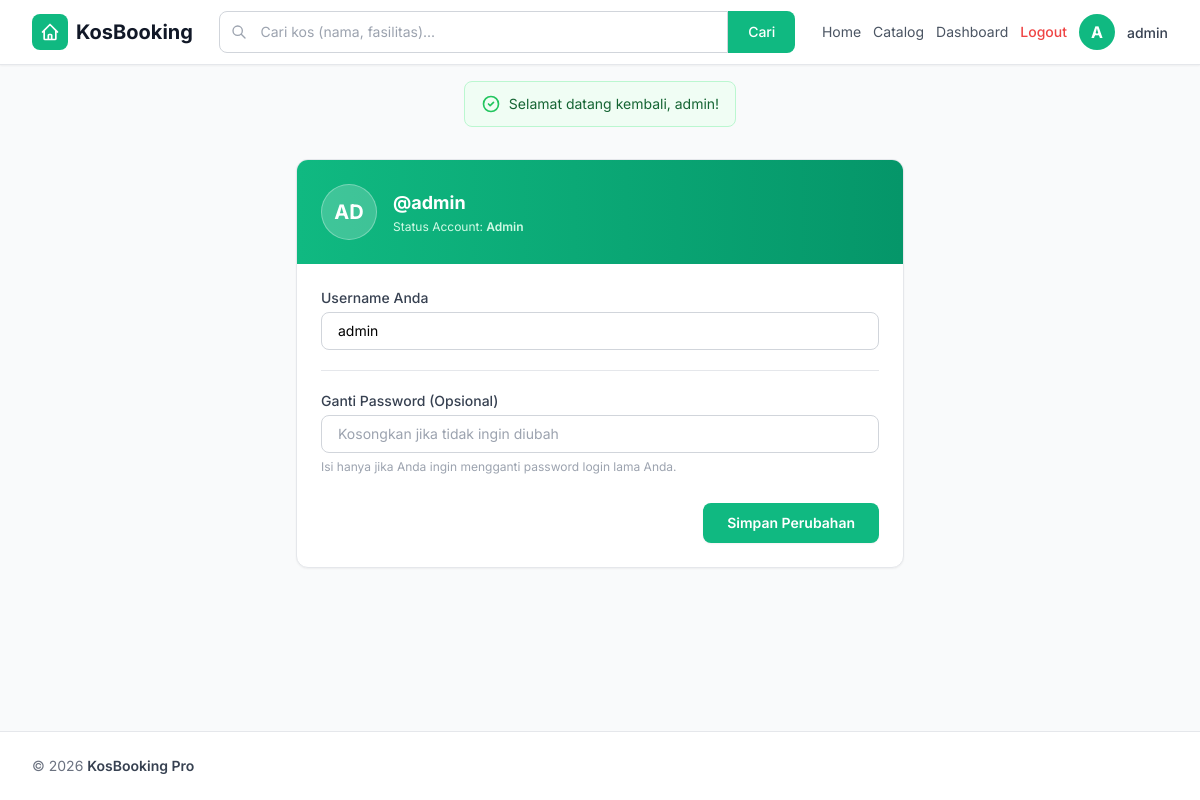
/?page=profile (signed in), run on the app's committed database.
### tables this page shows
CREATE TABLE `users` (
  `id` int NOT NULL,
  `username` varchar(50) NOT NULL,
  `password_hash` varchar(255) NOT NULL,
  `role` enum('admin','user') NOT NULL DEFAULT 'user',
  `created_at` timestamp NOT NULL DEFAULT CURRENT_TIMESTAMP
);

### includes/helpers.php (called while the page is built, shortened)
<?php
function e(?string $value): string
{
    return htmlspecialchars($value ?? '', ENT_QUOTES | ENT_SUBSTITUTE, 'UTF-8');
}

### views/profile.php (the view, shortened to what this page needs)
<?php
$userId = (int) ($_SESSION['user_id'] ?? 0);
$stmt = $pdo->prepare('SELECT id, username, role, created_at FROM users WHERE id = ?');
$stmt->execute([$userId]);
$user = $stmt->fetch();
?>
<div class="max-w-2xl mx-auto px-4 sm:px-6 lg:px-8 py-8">
    <div class="bg-white rounded-xl shadow-sm border border-gray-200 overflow-hidden">
        <div class="bg-gradient-to-r from-brand to-emerald-600 px-6 py-6 text-white flex items-center gap-4">
            <div class="w-14 h-14 bg-white/20 rounded-full flex items-center justify-center text-xl font-bold uppercase border border-white/30">
                <?= substr(e($user['username']), 0, 2) ?>
            </div>
            <div>
                <h1 class="text-lg font-bold">@<?= e($user['username']) ?></h1>
                <p class="text-emerald-100 text-xs mt-0.5">Status Account: <span class="capitalize font-semibold"><?= e($user['role'] ?? 'User') ?></span></p>
            </div>
        </div>
        <div class="p-6">
            <form method="POST" class="space-y-5">
                <div>
                    <label for="username" class="block text-sm font-medium text-gray-700 mb-1">Username Anda</label>
                    <input type="text" id="username" name="username" value="<?= e($user['username']) ?>" required
                           class="w-full border border-gray-300 rounded-lg px-4 py-2 text-sm focus:outline-none focus:ring-2 focus:ring-brand focus:border-brand">
                </div>
                <hr class="border-gray-200">
                <div>
                    <label for="password" class="block text-sm font-medium text-gray-700 mb-1">Ganti Password (Opsional)</label>
                    <input type="password" id="password" name="password" placeholder="Kosongkan jika tidak ingin diubah"
                           class="w-full border border-gray-300 rounded-lg px-4 py-2 text-sm focus:outline-none focus:ring-2 focus:ring-brand focus:border-brand">
                    <p class="text-xs text-gray-400 mt-1.5">Isi hanya jika Anda ingin mengganti password login lama Anda.</p>
                </div>
                <div class="flex justify-end pt-2">
                    <button type="submit" class="bg-brand hover:bg-emerald-600 text-white font-semibold px-6 py-2.5 rounded-lg transition text-sm shadow-sm">
                        Simpan Perubahan
                    </button>
                </div>
            </form>
        </div>
    </div>
</div>

### data on the page
users: username "AD", username "admin", role "Admin"

### other printed values
$initial "A"
$name "admin"
$_flash_success "Selamat datang kembali, admin!"
